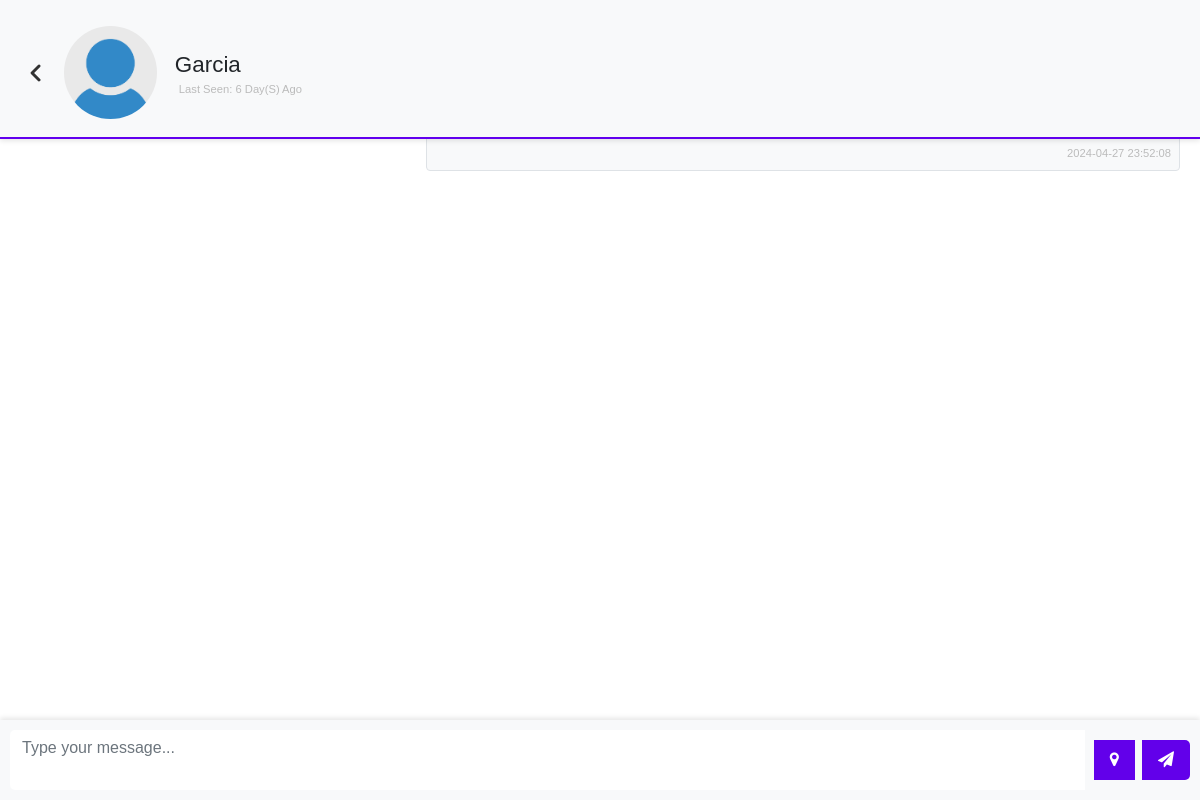
/chat.php?user=Garcia (signed in), run on an earlier commit of the app's database.
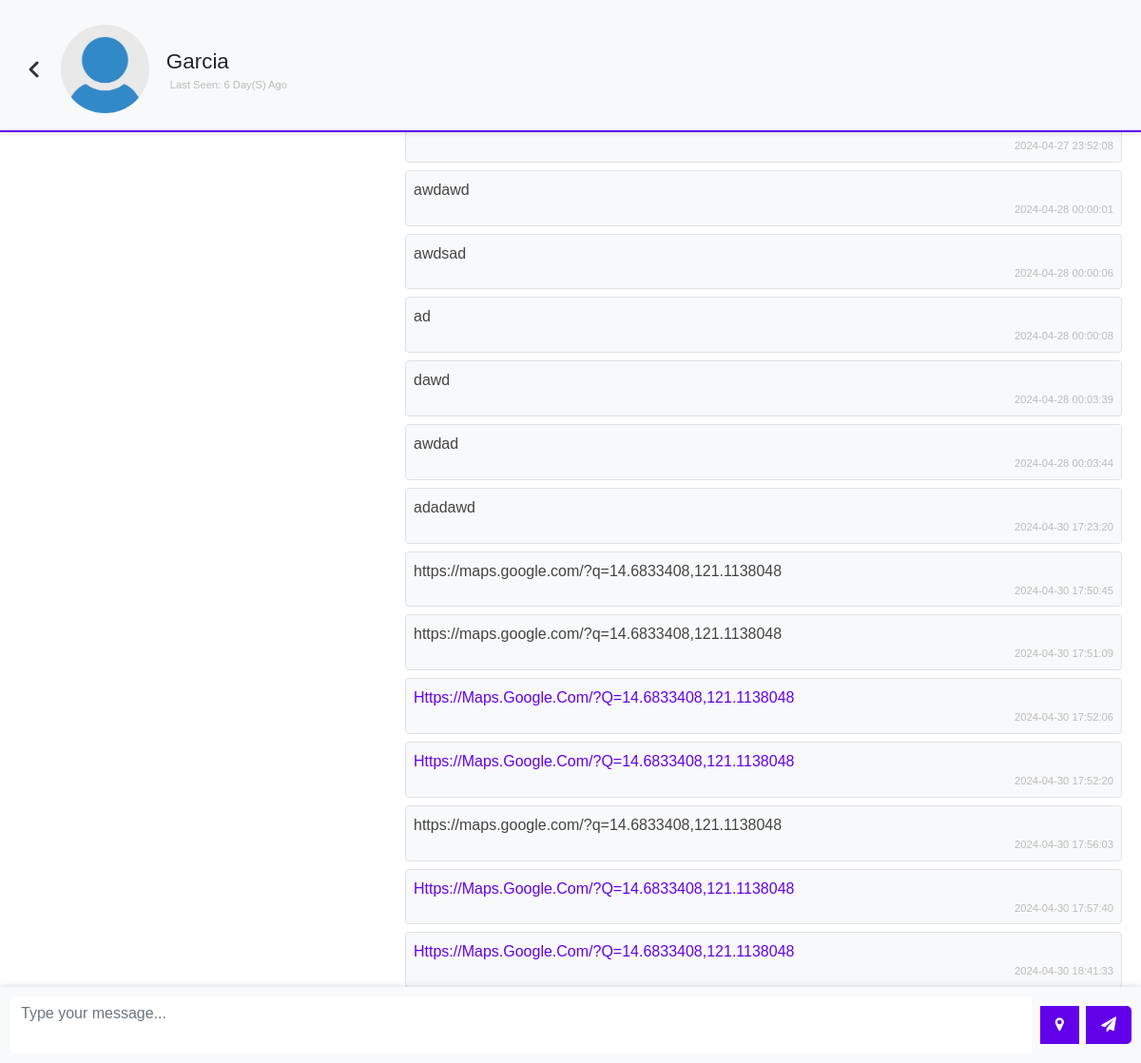
And on a later commit of the database.
### tables this page shows
CREATE TABLE `users` (
  `user_id` int(11) NOT NULL,
  `name` varchar(255) NOT NULL,
  `username` varchar(255) NOT NULL,
  `email` varchar(255) NOT NULL,
  `password` varchar(255) NOT NULL,
  `p_p` varchar(255) DEFAULT 'user-default.png',
  `code` text NOT NULL,
  `is_admin` tinyint(1) NOT NULL,
  `last_seen` datetime NOT NULL DEFAULT current_timestamp()
);

CREATE TABLE `chats` (
  `chat_id` int(11) NOT NULL,
  `from_id` int(11) NOT NULL,
  `to_id` int(11) NOT NULL,
  `message` text NOT NULL,
  `opened` tinyint(1) NOT NULL DEFAULT 0,
  `created_at` datetime NOT NULL DEFAULT current_timestamp()
);

### app/helpers/user.php (called while the page is built)
<?php
function getUser($username, $conn){
   $sql = "SELECT * FROM users
           WHERE username=?";
   $stmt = $conn->prepare($sql);
   $stmt->execute([$username]);
   if ($stmt->rowCount() === 1) {
   	 $user = $stmt->fetch();
   	 return $user;
   }else {
   	$user = [];
   	return $user;
   }
}

### app/helpers/timeAgo.php (called while the page is built, shortened)
<?php
function last_seen($date_time){
   $timestamp = strtotime($date_time);
   $strTime = array("second", "minute", "hour", "day", "month", "year");
   $length = array("60","60","24","30","12","10");
   $currentTime = time();
   if($currentTime >= $timestamp) {
		$diff     = time()- $timestamp;
		for($i = 0; $diff >= $length[$i] && $i < count($length)-1; $i++) {
		$diff = $diff / $length[$i];
		}
		$diff = round($diff);
		if ($diff < 59 && $strTime[$i] == "second") {
			return 'Active';
		}else {
			return $diff . " " . $strTime[$i] . "(s) ago ";
		}
   }
}

### app/helpers/chat.php (called while the page is built)
<?php
function getChats($id_1, $id_2, $conn){
   $sql = "SELECT * FROM chats
           WHERE (from_id=? AND to_id=?)
           OR    (to_id=? AND from_id=?)
           ORDER BY chat_id ASC";
    $stmt = $conn->prepare($sql);
    $stmt->execute([$id_1, $id_2, $id_1, $id_2]);
    if ($stmt->rowCount() > 0) {
    	$chats = $stmt->fetchAll();
    	return $chats;
    }else {
    	$chats = [];
    	return $chats;
    }
}

### chat.php (the view, shortened to what this page needs)
<?php
  if (isset($_SESSION['username'])) {
  	include 'app/db.conn.php';
  	include 'app/helpers/user.php';
  	include 'app/helpers/chat.php';
  	include 'app/helpers/timeAgo.php';
  	$chatWith = getUser($_GET['user'], $conn);
  	$chats = getChats($_SESSION['user_id'], $chatWith['user_id'], $conn);
?>
<!DOCTYPE html>
<html lang="en">
<head>
	<link href="https://cdn.jsdelivr.net/npm/bootstrap@5.0.1/dist/css/bootstrap.min.css" rel="stylesheet">
	<link rel="stylesheet"
	      href="css/style.css">
	<link rel="stylesheet" href="https://cdnjs.cloudflare.com/ajax/libs/font-awesome/4.7.0/css/font-awesome.min.css">
	<link rel="stylesheet" href="https://unpkg.com/leaflet/dist/leaflet.css" />
</head>
<body class="d-flex
             justify-content-center
             vh-100">
    <div class="w-400 rounded">
	<div class="pic-container">
	<a href="home.php"><img src="back.png" alt="" id="back-icon"></a>
	<div class="d-flex align-items-center mt-3 ">
    	   	  <img src="uploads/<?=$chatWith['p_p']?>"
    	   	       class="w-15 rounded-circle mb-2">
               <h3 class="display-4 fs-sm m-2 chat-username">
               	  <?=$chatWith['name']?> <br>
               	  <div class="d-flex
               	              align-items-center"
               	        title="online">
               	    <?php
                        if (last_seen($chatWith['last_seen']) == "Active") {
               	    ?>
               	        <div class="online"></div>
               	        <small class="d-block p-1">Online</small>
               	  	<?php }else{ ?>
               	         <small class="d-block p-1">
               	         	Last seen:
               	         	<?=last_seen($chatWith['last_seen'])?>
               	         </small>
               	  	<?php } ?>
               	  </div>
               </h3>
    	   </div>
    </div>
	<div class="chat-container">
    	   <div class="p-1 rounded
    	               d-flex flex-column
    	                mt-2 chat-box"
    	        id="chatBox">
    	        <?php
                     if (!empty($chats)) {
                     foreach($chats as $chat){
                     	if($chat['from_id'] == $_SESSION['user_id'])
                     	{ ?>
						<p class="rtext align-self-end
						        border rounded p-2 mb-2">
						    <?=$chat['message']?>
						    <small class="d-block">
						    	<?=$chat['created_at']?>
						    </small>
						</p>
                    <?php }
                     }
    	   	} ?>
    	   </div>
    </div>
	<div class="input-group message-input">
    <textarea id="message" class="form-control" placeholder="Type your message..."></textarea>
    <button onclick="shareLocation()"id="locationBtn" class="btn btn-secondary location-btn"><i class="fa fa-map-marker"></i></button>
    <button id="sendBtn" class="btn btn-secondary"><i class="fa fa-paper-plane"></i></button>
</div>
    </div>
 </body>
 </html>
<?php
  }else{
  	header("Location: index.php");
   	exit;
  }
 ?>

### css/style.css (style rules this page uses)
.vh-100 { min-height: 100vh; }
.w-400 { width: 100%; height: 100vh; padding-left:1rem; padding-right:1rem; }
a { text-decoration: none; }
.w-15 { width: 15%; }
.fs-sm { font-size: 1.4rem; }
small { color: #bbb; font-size: 0.7rem; text-align: right; }
.chat-box { overflow-y: auto; overflow-x: hidden; max-height: 50vh; }
.rtext { width: 65%; background: #f8f9fa; color: #444; }
textarea { resize: none; }
body { font-family: "Poppins", sans-serif; }
html { scrollbar-width: none; }
#back-icon { margin-top: 10px; margin-left:0.5rem; }
.btn-secondary { background-color:#6200EA; }
.pic-container { border-bottom: 2px solid #6200EE; }
.chat-box { max-height: 100vh; overflow-y: auto; }
.message-input { position: fixed; bottom: 0; left: 0; width: 100%; background-color: #f8f9fa; padding: 10px; display: flex; align-items: center; box-shadow: 0px -2px 5px rgba(0, 0, 0, 0.1); }
.message-input textarea { flex: 1; margin-right: 10px; border: none; border-radius: 5px; resize: none; }
.message-input button { border: none; color: #fff; padding: 8px 16px; border-radius: 5px; cursor: pointer; }
.pic-container { position: fixed; top: 0; left: 0; width: 100%; background-color: #f8f9fa; padding: 10px; display: flex; align-items: center; box-shadow: 0px 2px 5px rgba(0, 0, 0, 0.1); }
.pic-container img { margin-right: 10px; border-radius: 50%; }
.chat-container { padding-top: 100px; height: 100vh; padding-bottom: 10px; max-height: calc(110vh - 156px); overflow-y: auto; }
.location-btn { margin-right: 0.5rem; }
a { color: #6200EE; text-transform: capitalize; }
.chat-username { text-transform: capitalize; }

What changed in the data, as far as the page shows it:
added chats: message "awdawd", created_at "2024-04-28 00:00:01"
added chats: message "awdsad", created_at "2024-04-28 00:00:06"
added chats: message "ad", created_at "2024-04-28 00:00:08"
added chats: message "dawd", created_at "2024-04-28 00:03:39"
added chats: message "awdad", created_at "2024-04-28 00:03:44"
added chats: message "adadawd", created_at "2024-04-30 17:23:20"
added chats: message "https://maps.google.com/?q=14.6833408,121.1138048", created_at "2024-04-30 17:50:45"
added chats: message "https://maps.google.com/?q=14.6833408,121.1138048", created_at "2024-04-30 17:51:09"
added chats: message "Https://Maps.google.com/?q=14.6833408,121.1138048", created_at "2024-04-30 17:52:06"
added chats: message "Https://Maps.google.com/?q=14.6833408,121.1138048", created_at "2024-04-30 17:52:20"
added chats: message "https://maps.google.com/?q=14.6833408,121.1138048", created_at "2024-04-30 17:56:03"
added chats: message "Https://Maps.google.com/?q=14.6833408,121.1138048", created_at "2024-04-30 17:57:40"
added chats: message "Https://Maps.google.com/?q=14.6833408,121.1138048", created_at "2024-04-30 18:41:33"
